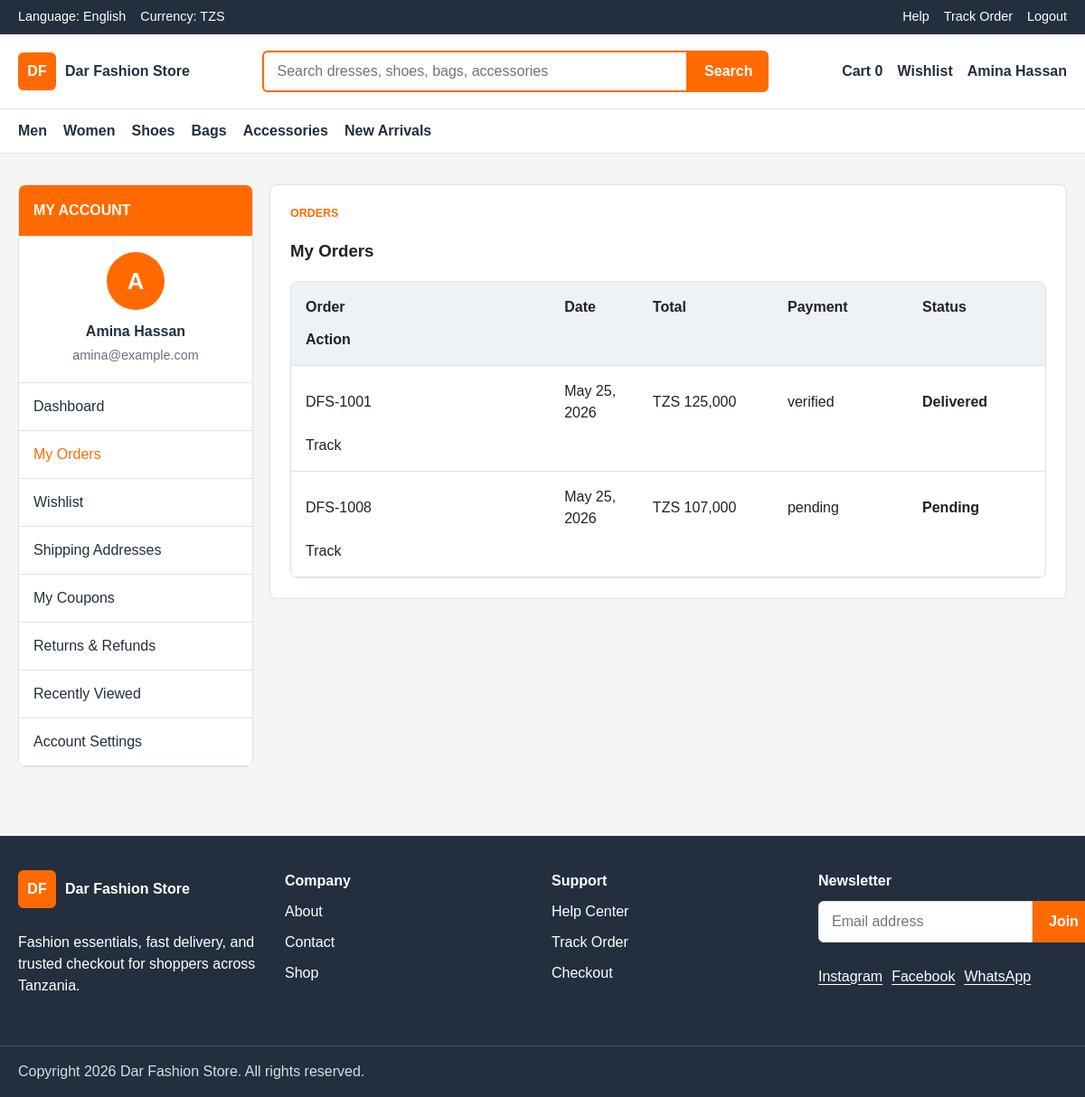
The page /profile.php?tab=orders (signed in) on the database its author committed.
### tables this page shows
CREATE TABLE payments (
    id INT UNSIGNED AUTO_INCREMENT PRIMARY KEY,
    order_id INT UNSIGNED NOT NULL,
    method ENUM('mobile_money', 'card_demo', 'cash_on_delivery') NOT NULL,
    amount DECIMAL(10,2) NOT NULL,
    payment_status ENUM('pending', 'verified', 'failed', 'refunded') NOT NULL DEFAULT 'pending',
    transaction_ref VARCHAR(120),
    provider_response TEXT,
    paid_at TIMESTAMP NULL,
    created_at TIMESTAMP NOT NULL DEFAULT CURRENT_TIMESTAMP,
    CONSTRAINT fk_payments_order
        FOREIGN KEY (order_id) REFERENCES orders(id)
        ON UPDATE CASCADE
        ON DELETE CASCADE,
    INDEX idx_payments_order (order_id),
    INDEX idx_payments_status (payment_status)
);

CREATE TABLE orders (
    id INT UNSIGNED AUTO_INCREMENT PRIMARY KEY,
    order_number VARCHAR(40) NOT NULL UNIQUE,
    user_id INT UNSIGNED,
    customer_name VARCHAR(120) NOT NULL,
    customer_email VARCHAR(160) NOT NULL,
    customer_phone VARCHAR(30) NOT NULL,
    shipping_address TEXT NOT NULL,
    subtotal DECIMAL(10,2) NOT NULL DEFAULT 0.00,
    delivery_fee DECIMAL(10,2) NOT NULL DEFAULT 0.00,
    total DECIMAL(10,2) NOT NULL,
    status ENUM('pending', 'confirmed', 'processing', 'shipped', 'in_transit', 'out_for_delivery', 'delivered', 'cancelled') NOT NULL DEFAULT 'pending',
    delivery_company VARCHAR(120),
    delivery_notes TEXT,
    estimated_delivery_days INT UNSIGNED NOT NULL DEFAULT 1,
    created_at TIMESTAMP NOT NULL DEFAULT CURRENT_TIMESTAMP,
    updated_at TIMESTAMP NOT NULL DEFAULT CURRENT_TIMESTAMP ON UPDATE CURRENT_TIMESTAMP,
    CONSTRAINT fk_orders_user
        FOREIGN KEY (user_id) REFERENCES users(id)
        ON UPDATE CASCADE
        ON DELETE SET NULL,
    INDEX idx_orders_user (user_id),
    INDEX idx_orders_status (status),
    INDEX idx_orders_created_at (created_at)
);

### app/includes/auth.php (called while the page is built, shortened)
<?php
function current_user() {
    return $_SESSION['user'] ?? null;
}
function is_admin() {
    $user = current_user();
    return $user && ($user['role'] ?? '') === 'admin';
}

### public/profile.php (the view, shortened to what this page needs)
<?php
require_once __DIR__ . '/../app/includes/auth.php';
$user = current_user();
$database = new Database();
$conn = $database->connect();
$tab = $_GET['tab'] ?? 'dashboard';
$userOrders = [];
$totalSpent = 0;
$wishlistItems = [];
$userCoupons = [];
if ($conn) {
    $missingTables = [];
    try {
        $stmt = $conn->prepare("
            SELECT o.*, p.payment_status, p.method
            FROM orders o
            LEFT JOIN payments p ON p.order_id = o.id
            WHERE o.user_id = ?
            ORDER BY o.created_at DESC
            LIMIT 10
        ");
        $stmt->execute([$user['id']]);
        $userOrders = $stmt->fetchAll(PDO::FETCH_ASSOC);
        $stmt = $conn->prepare("SELECT COALESCE(SUM(total), 0) AS total_spent FROM orders WHERE user_id = ?");
        $stmt->execute([$user['id']]);
        $totalSpent = $stmt->fetch(PDO::FETCH_ASSOC)['total_spent'];
    } catch (PDOException $e) {
        if ($e->getCode() === '42S02') {
            $missingTables[] = 'orders';
        } else {
            throw $e;
        }
    }
    try {
        $stmt = $conn->prepare("
            SELECT p.*, w.created_at AS added_at
            FROM user_wishlist w
            JOIN products p ON p.id = w.product_id
            WHERE w.user_id = ?
            ORDER BY w.created_at DESC
        ");
        $stmt->execute([$user['id']]);
        $wishlistItems = $stmt->fetchAll(PDO::FETCH_ASSOC);
    } catch (PDOException $e) {
        if ($e->getCode() === '42S02') {
            $missingTables[] = 'wishlist';
        } else {
            throw $e;
        }
    }
    try {
        $stmt = $conn->prepare("
            SELECT * FROM user_coupons
            WHERE user_id = ?
            ORDER BY valid_until DESC
        ");
        $stmt->execute([$user['id']]);
        $userCoupons = $stmt->fetchAll(PDO::FETCH_ASSOC);
    } catch (PDOException $e) {
        if ($e->getCode() === '42S02') {
            $missingTables[] = 'coupons';
        } else {
            throw $e;
        }
    }
}
$customerInitial = strtoupper(substr($user['fullname'] ?? 'C', 0, 1));
include __DIR__ . '/../app/includes/header.php';
?>
<main class="section account-page">
    <div class="container account-layout">
        <aside class="account-menu">
            <div class="account-menu__title">My Account</div>
            <div class="customer-menu-user">
                <div class="profile-avatar"><?php echo htmlspecialchars($customerInitial); ?></div>
                <strong><?php echo htmlspecialchars($user['fullname']); ?></strong>
                <span><?php echo htmlspecialchars($user['email']); ?></span>
            </div>
            <a href="?tab=dashboard" class="<?php echo $tab === 'dashboard' ? 'is-active' : ''; ?>">Dashboard</a>
            <a href="?tab=orders" class="<?php echo $tab === 'orders' ? 'is-active' : ''; ?>">My Orders</a>
            <a href="?tab=wishlist" class="<?php echo $tab === 'wishlist' ? 'is-active' : ''; ?>">Wishlist</a>
            <a href="?tab=addresses" class="<?php echo $tab === 'addresses' ? 'is-active' : ''; ?>">Shipping Addresses</a>
            <a href="?tab=coupons" class="<?php echo $tab === 'coupons' ? 'is-active' : ''; ?>">My Coupons</a>
            <a href="?tab=returns" class="<?php echo $tab === 'returns' ? 'is-active' : ''; ?>">Returns & Refunds</a>
            <a href="?tab=recently-viewed" class="<?php echo $tab === 'recently-viewed' ? 'is-active' : ''; ?>">Recently Viewed</a>
            <a href="?tab=settings" class="<?php echo $tab === 'settings' ? 'is-active' : ''; ?>">Account Settings</a>
        </aside>
        <section class="account-content">
            <?php if ($tab === 'dashboard'): ?>
                <article class="account-panel">
                    <p class="section-kicker">Customer dashboard</p>
                    <h1>Welcome back, <?php echo htmlspecialchars($user['fullname']); ?>!</h1>
                    <div class="customer-stat-grid">
                        <div class="customer-stat">
                            <strong><?php echo count($userOrders); ?></strong>
                            <span>Total Orders</span>
                        </div>
                        <div class="customer-stat">
                            <strong>TZS <?php echo number_format($totalSpent, 0); ?></strong>
                            <span>Total Spent</span>
                        </div>
                        <div class="customer-stat">
                            <strong><?php echo count($wishlistItems); ?></strong>
                            <span>Wishlist Items</span>
                        </div>
                        <div class="customer-stat">
                            <strong><?php echo count($userCoupons); ?></strong>
                            <span>Available Coupons</span>
                        </div>
                    </div>
                    <h2>Recent Orders</h2>
                    <?php if ($userOrders): ?>
                        <div class="cart-table">
                            <div class="cart-row cart-row--head">
                                <span>Order</span><span>Date</span><span>Total</span><span>Payment</span><span>Status</span><span>Action</span>
                            </div>
                            <?php foreach (array_slice($userOrders, 0, 3) as $order): ?>
                                <div class="cart-row">
                                    <span><?php echo htmlspecialchars($order['order_number']); ?></span>
                                    <span><?php echo date('M d, Y', strtotime($order['created_at'])); ?></span>
                                    <span>TZS <?php echo number_format($order['total'], 0); ?></span>
                                    <span><?php echo htmlspecialchars($order['payment_status'] ?? 'pending'); ?></span>
                                    <span><strong><?php echo htmlspecialchars(ucfirst($order['status'])); ?></strong></span>
                                    <a href="track-order.php?order_number=<?php echo urlencode($order['order_number']); ?>">Track</a>
                                </div>
                            <?php endforeach; ?>
                        </div>
                        <p><a href="?tab=orders">View all orders →</a></p>
                    <?php else: ?>
                        <p class="empty-state">No orders yet. <a href="shop.php">Start shopping!</a></p>
                    <?php endif; ?>
                </article>
            <?php elseif ($tab === 'orders'): ?>
                <article class="account-panel">
                    <p class="section-kicker">Orders</p>
                    <h1>My Orders</h1>
                    <?php if ($userOrders): ?>
                        <div class="cart-table">
                            <div class="cart-row cart-row--head">
                                <span>Order</span><span>Date</span><span>Total</span><span>Payment</span><span>Status</span><span>Action</span>
                            </div>
                            <?php foreach ($userOrders as $order): ?>
                                <div class="cart-row">
                                    <span><?php echo htmlspecialchars($order['order_number']); ?></span>
                                    <span><?php echo date('M d, Y', strtotime($order['created_at'])); ?></span>
                                    <span>TZS <?php echo number_format($order['total'], 0); ?></span>
                                    <span><?php echo htmlspecialchars($order['payment_status'] ?? 'pending'); ?></span>
                                    <span><strong><?php echo htmlspecialchars(ucfirst($order['status'])); ?></strong></span>
                                    <a href="track-order.php?order_number=<?php echo urlencode($order['order_number']); ?>">Track</a>
                                </div>
                            <?php endforeach; ?>
                        </div>
                    <?php else: ?>
                        <p class="empty-state">No orders yet. <a href="shop.php">Start shopping!</a></p>
                    <?php endif; ?>
                </article>
            <?php endif; ?>
        </section>
    </div>
</main>
<?php include __DIR__ . '/../app/includes/footer.php'; ?>

### assets/css/style.css (style rules this page uses)
:root { --primary: #ff6a00; --secondary: #232f3e; --accent: #ffd814; --background: #f5f5f5; --surface: #ffffff; --text: #222222; --muted: #667085; --border: #dde2e8; --success: #13795b; --shadow: 0 14px 35px rgba(35, 47, 62, 0.1); }
* { box-sizing: border-box; }
html { scroll-behavior: smooth; }
body { margin: 0; background: var(--background); color: var(--text); font-family: Arial, Helvetica, sans-serif; line-height: 1.5; }
a { color: inherit; text-decoration: none; }
.container { width: min(1200px, calc(100% - 40px)); margin: 0 auto; }
.section { padding: 42px 0; }
.section-kicker { margin: 0 0 8px; color: var(--primary); font-size: 0.78rem; font-weight: 700; letter-spacing: 0; text-transform: uppercase; }
.cart-table { overflow: auto; background: var(--surface); border: 1px solid var(--border); border-radius: 8px; }
.cart-row { display: grid; grid-template-columns: 1.6fr 0.5fr 0.8fr 0.8fr 0.7fr; min-width: 720px; gap: 12px; align-items: center; padding: 16px; border-bottom: 1px solid var(--border); }
.cart-row--head { background: #eef2f6; font-weight: 800; }
.profile-avatar { width: 76px; height: 76px; display: grid; place-items: center; border-radius: 50%; background: var(--primary); color: #fff; font-size: 2rem; font-weight: 800; }
.account-page { padding: 34px 0; }
.account-layout { display: grid; grid-template-columns: 260px 1fr; gap: 18px; align-items: start; }
.account-menu { position: sticky; top: 16px; background: var(--surface); border: 1px solid var(--border); border-radius: 8px; overflow: hidden; }
.account-menu__title { background: var(--primary); color: #fff; padding: 16px; font-weight: 800; text-transform: uppercase; }
.account-menu a { display: block; padding: 14px 16px; border-bottom: 1px solid var(--border); color: var(--secondary); }
.account-menu a.is-active, .account-menu a:hover { color: var(--primary); }
.account-content, .order-list { display: grid; gap: 14px; }
.profile-hero, .status-shortcuts, .account-panel, .order-card { background: var(--surface); border: 1px solid var(--border); border-radius: 8px; padding: 22px; }
.profile-avatar { display: grid; place-items: center; width: 84px; height: 84px; border-radius: 50%; background: #e8f1ff; color: var(--secondary); font-size: 2rem; font-weight: 800; }
.customer-menu-user { padding: 18px 16px; border-bottom: 1px solid var(--border); text-align: center; }
.customer-menu-user .profile-avatar { margin: 0 auto 12px; width: 64px; height: 64px; font-size: 1.6rem; background: var(--primary); color: #fff; }
.customer-menu-user strong { display: block; color: var(--secondary); }
.customer-menu-user span { display: block; margin-top: 4px; color: var(--muted); font-size: 0.9rem; }

### rows shown on the page
payments: order.order_number "DFS-1001", order.created_at "May 25, 2026", order.total "125,000", payment_status "verified", order.status "Delivered"
payments: order.order_number "DFS-1008", order.created_at "May 25, 2026", order.total "107,000", payment_status "pending", order.status "Pending"

### other values the page prints
$cartCount "0"
$loggedInUser['fullname'] "Amina Hassan"
$customerInitial "A"
$user['fullname'] "Amina Hassan"
$user['email'] "amina@example.com"
